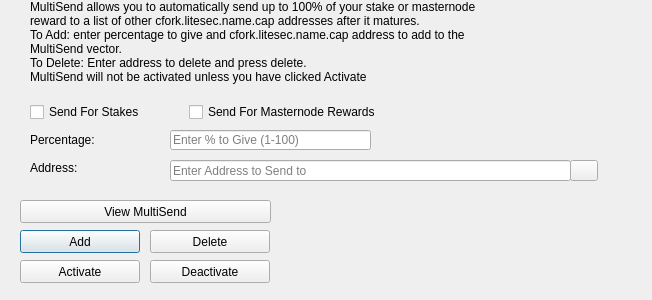
<?xml version="1.0" encoding="UTF-8"?>
<ui version="4.0">
 <class>MultiSendDialog</class>
 <widget class="QDialog" name="MultiSendDialog">
  <property name="windowModality">
   <enum>Qt::NonModal</enum>
  </property>
  <property name="geometry">
   <rect>
    <x>0</x>
    <y>0</y>
    <width>652</width>
    <height>300</height>
   </rect>
  </property>
  <property name="windowTitle">
   <string>MultiSend</string>
  </property>
  <widget class="QLineEdit" name="multiSendPercentEdit">
   <property name="geometry">
    <rect>
     <x>170</x>
     <y>130</y>
     <width>201</width>
     <height>20</height>
    </rect>
   </property>
   <property name="toolTip">
    <string>Enter whole numbers 1 - 100</string>
   </property>
   <property name="placeholderText">
    <string>Enter % to Give (1-100)</string>
   </property>
  </widget>
  <widget class="QLineEdit" name="multiSendAddressEdit">
   <property name="geometry">
    <rect>
     <x>170</x>
     <y>160</y>
     <width>401</width>
     <height>21</height>
    </rect>
   </property>
   <property name="toolTip">
    <string/>
   </property>
   <property name="placeholderText">
    <string>Enter Address to Send to</string>
   </property>
  </widget>
  <widget class="QLabel" name="label_2">
   <property name="geometry">
    <rect>
     <x>30</x>
     <y>0</y>
     <width>451</width>
     <height>121</height>
    </rect>
   </property>
   <property name="lineWidth">
    <number>1</number>
   </property>
   <property name="text">
    <string>MultiSend allows you to automatically send up to 100% of your stake or masternode reward to a list of other cfork.litesec.name.cap addresses after it matures.
To Add: enter percentage to give and cfork.litesec.name.cap address to add to the MultiSend vector.
To Delete: Enter address to delete and press delete.
MultiSend will not be activated unless you have clicked Activate</string>
   </property>
   <property name="alignment">
    <set>Qt::AlignLeading|Qt::AlignLeft|Qt::AlignTop</set>
   </property>
   <property name="wordWrap">
    <bool>true</bool>
   </property>
  </widget>
  <widget class="QLabel" name="message">
   <property name="geometry">
    <rect>
     <x>290</x>
     <y>200</y>
     <width>351</width>
     <height>91</height>
    </rect>
   </property>
   <property name="text">
    <string/>
   </property>
  </widget>
  <widget class="QPushButton" name="addButton">
   <property name="geometry">
    <rect>
     <x>20</x>
     <y>230</y>
     <width>120</width>
     <height>23</height>
    </rect>
   </property>
   <property name="toolTip">
    <string/>
   </property>
   <property name="statusTip">
    <string>Add to MultiSend Vector</string>
   </property>
   <property name="text">
    <string>Add</string>
   </property>
  </widget>
  <widget class="QPushButton" name="disableButton">
   <property name="geometry">
    <rect>
     <x>150</x>
     <y>260</y>
     <width>120</width>
     <height>23</height>
    </rect>
   </property>
   <property name="statusTip">
    <string>Deactivate MultiSend</string>
   </property>
   <property name="text">
    <string>Deactivate</string>
   </property>
  </widget>
  <widget class="QPushButton" name="addressBookButton">
   <property name="geometry">
    <rect>
     <x>570</x>
     <y>160</y>
     <width>28</width>
     <height>21</height>
    </rect>
   </property>
   <property name="toolTip">
    <string>Choose an address from the address book</string>
   </property>
   <property name="text">
    <string/>
   </property>
   <property name="icon">
    <iconset resource="../cfork.litesec.name.lower.qrc">
     <normaloff>:/icons/address-book</normaloff>:/icons/address-book</iconset>
   </property>
   <property name="shortcut">
    <string>Alt+A</string>
   </property>
   <property name="autoDefault">
    <bool>false</bool>
   </property>
  </widget>
  <widget class="QLabel" name="label">
   <property name="geometry">
    <rect>
     <x>30</x>
     <y>130</y>
     <width>121</width>
     <height>20</height>
    </rect>
   </property>
   <property name="toolTip">
    <string>Percentage of stake to send</string>
   </property>
   <property name="text">
    <string>Percentage:</string>
   </property>
  </widget>
  <widget class="QLabel" name="label_5">
   <property name="geometry">
    <rect>
     <x>30</x>
     <y>160</y>
     <width>111</width>
     <height>16</height>
    </rect>
   </property>
   <property name="toolTip">
    <string>Address to send portion of stake to</string>
   </property>
   <property name="text">
    <string>Address:</string>
   </property>
  </widget>
  <widget class="QPushButton" name="deleteButton">
   <property name="geometry">
    <rect>
     <x>150</x>
     <y>230</y>
     <width>120</width>
     <height>23</height>
    </rect>
   </property>
   <property name="toolTip">
    <string/>
   </property>
   <property name="statusTip">
    <string>Delete Address From MultiSend Vector</string>
   </property>
   <property name="text">
    <string>Delete</string>
   </property>
  </widget>
  <widget class="QPushButton" name="activateButton">
   <property name="geometry">
    <rect>
     <x>20</x>
     <y>260</y>
     <width>120</width>
     <height>23</height>
    </rect>
   </property>
   <property name="statusTip">
    <string>Activate MultiSend</string>
   </property>
   <property name="text">
    <string>Activate</string>
   </property>
  </widget>
  <widget class="QPushButton" name="viewButton">
   <property name="geometry">
    <rect>
     <x>20</x>
     <y>200</y>
     <width>251</width>
     <height>23</height>
    </rect>
   </property>
   <property name="toolTip">
    <string/>
   </property>
   <property name="statusTip">
    <string>View MultiSend Vector</string>
   </property>
   <property name="text">
    <string>View MultiSend</string>
   </property>
  </widget>
  <widget class="QWidget" name="horizontalLayoutWidget">
   <property name="geometry">
    <rect>
     <x>30</x>
     <y>100</y>
     <width>351</width>
     <height>24</height>
    </rect>
   </property>
   <layout class="QHBoxLayout" name="horizontalLayout">
    <item>
     <widget class="QCheckBox" name="multiSendStakeCheckBox">
      <property name="text">
       <string>Send For Stakes</string>
      </property>
     </widget>
    </item>
    <item>
     <widget class="QCheckBox" name="multiSendMasternodeCheckBox">
      <property name="text">
       <string>Send For Masternode Rewards</string>
      </property>
     </widget>
    </item>
   </layout>
  </widget>
 </widget>
 <resources>
  <include location="../cfork.litesec.name.lower.qrc"/>
 </resources>
 <connections/>
</ui>
